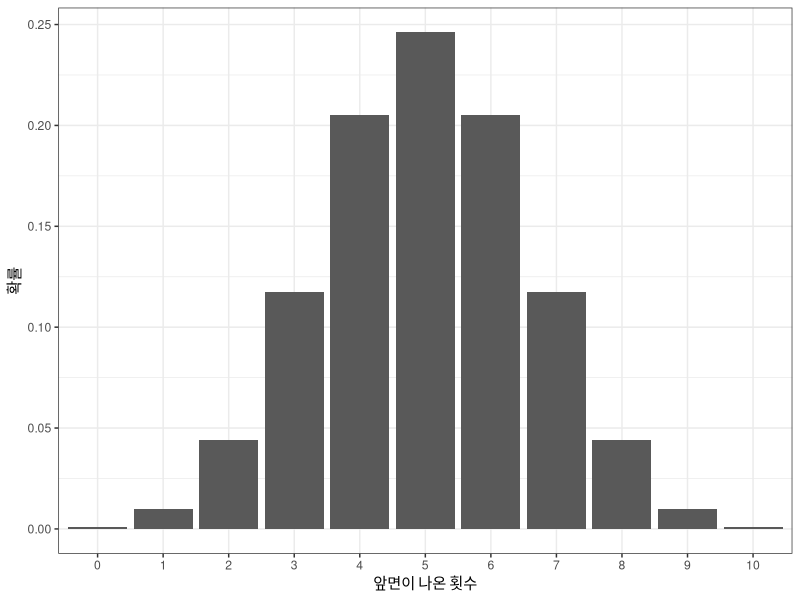
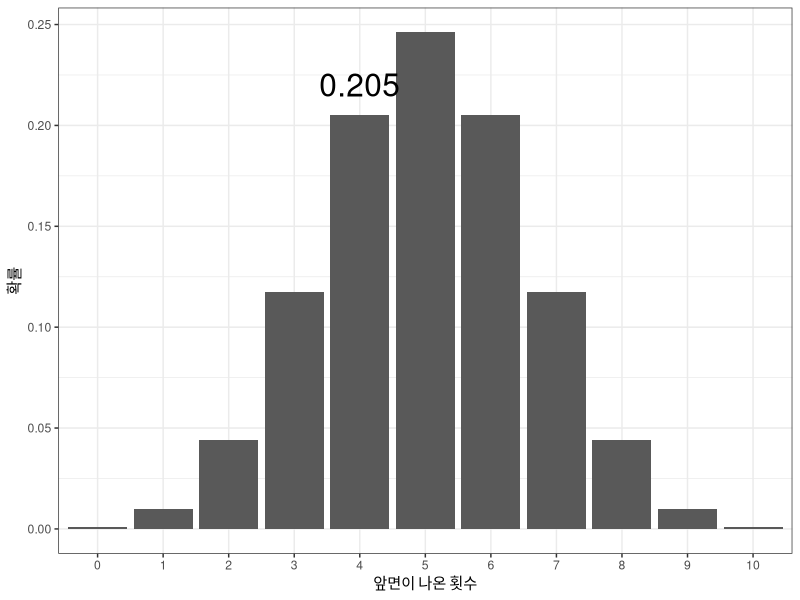
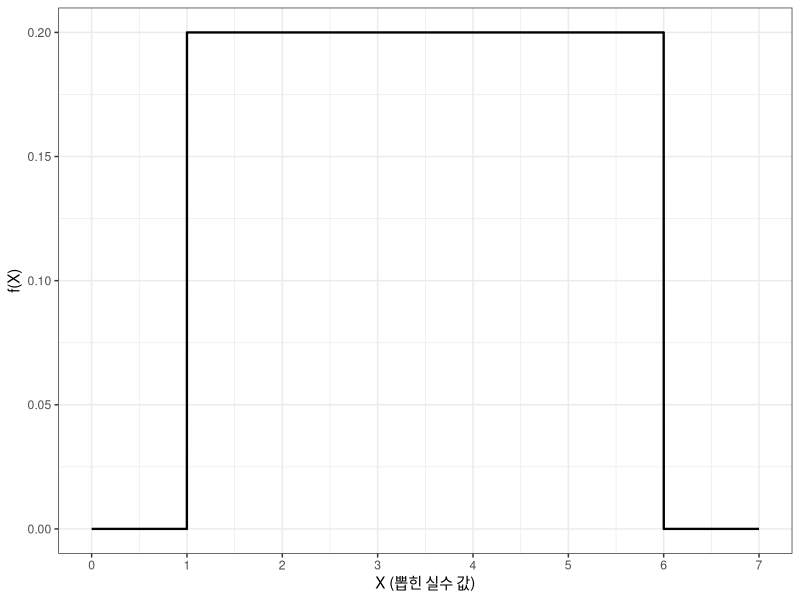
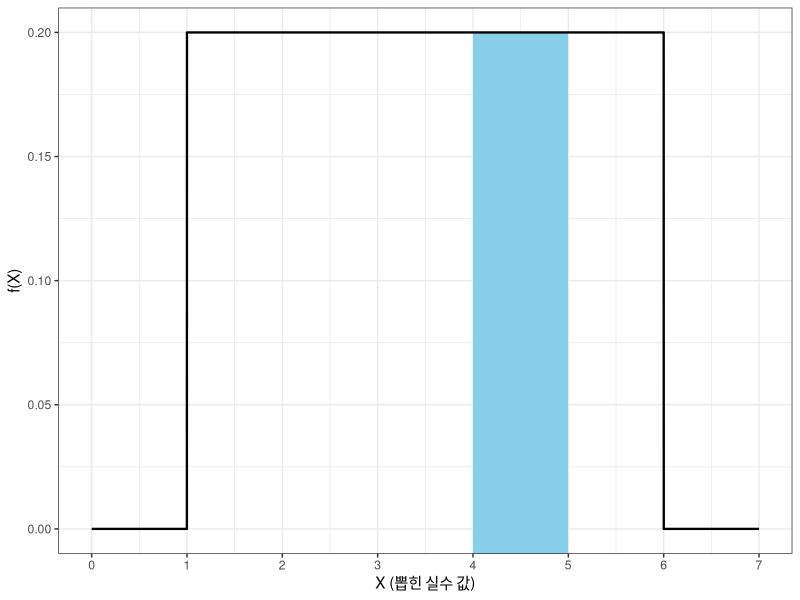
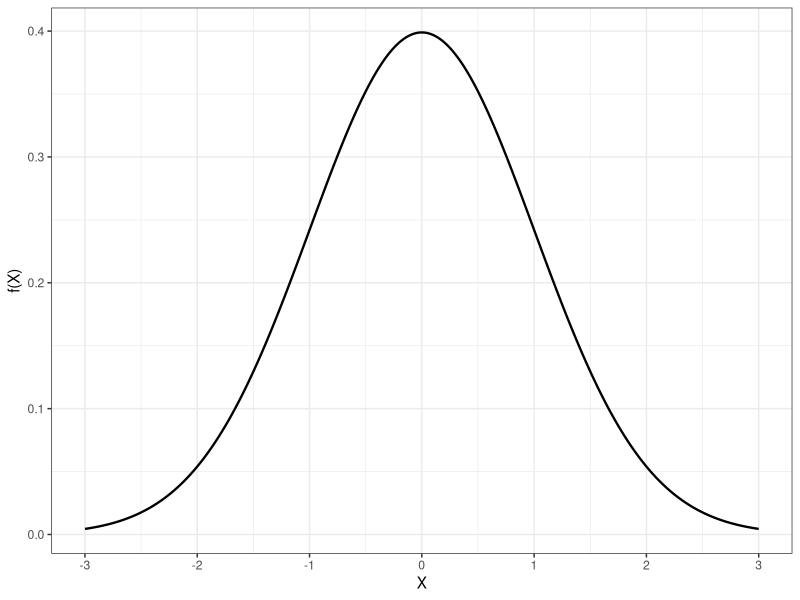
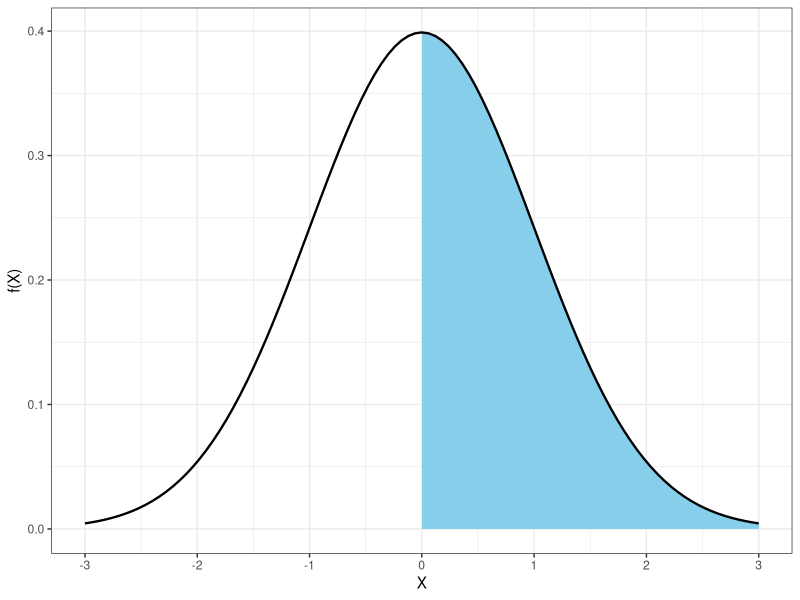
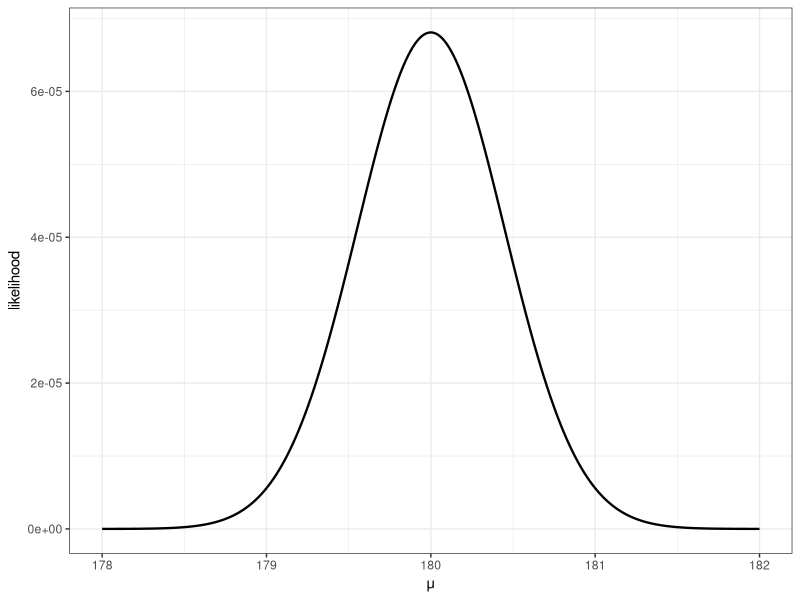

Generate these figures, in order, with R:
## ---- chunk 1
binomial_df <- data.frame(x = as.factor(0:10),
                          y = dbinom(0:10, 10, 1/2))

library(ggplot2)

ggplot(data = binomial_df, aes(x = x, y = y)) +
  geom_col() +
  labs(x = "앞면이 나온 횟수", y = "확률") +
  theme_bw()
## ---- chunk 2
ggplot(data = binomial_df, aes(x = x, y = y)) +
  geom_col() +
  labs(x = "앞면이 나온 횟수", y = "확률") +
  theme_bw() +
  annotate("text", x = 5, y = 0.22, label = "0.205", col = "black", size = 8)
## ---- chunk 3
x <- seq(0, 7, by = 0.001)
y <- dunif(x, 1, 6)
unif_df <- data.frame(x = x, y = y)

ggplot(data = unif_df, aes(x = x, y = y)) +
  geom_line(size = 0.8) +
  labs(x = "X (뽑힌 실수 값)", y = "f(X)") +
  scale_x_continuous(breaks = 0:7) +
  theme_bw()
## ---- chunk 4
ggplot(data = unif_df, aes(x = x, y = y)) +
  geom_rect(xmin = 4, xmax = 5, ymin = -Inf, ymax = 0.2, fill = "skyblue") +
  geom_line(size = 0.8) +
  labs(x = "X (뽑힌 실수 값)", y = "f(X)") +
  scale_x_continuous(breaks = 0:7) +
  theme_bw()
## ---- chunk 5
x <- seq(-3, 3, by = 0.02)
y <- dnorm(x, 0, 1)
norm_df <- data.frame(x = x, y = y)

ggplot(data = norm_df, aes(x = x, y = y)) +
  geom_line(size = 0.8) +
  theme_bw() +
  scale_x_continuous(breaks = -3:3) +
  labs(x = "X", y = "f(X)")
## ---- chunk 6
ggplot(data.frame(x = c(-3, 3)), aes(x)) +
  stat_function(fun = dnorm,
                xlim = c(0, 3),
                geom = "area",
                fill = "skyblue") +
    stat_function(fun = dnorm, size = 0.8) +
  theme_bw() +
  scale_x_continuous(breaks = -3:3) +
  labs(x = "X", y = "f(X)")
## ---- chunk 7
x <- seq(178, 182, by = 0.01)

likelihood <- function(mu) {
  dnorm(178, mu, 1) * dnorm(179, mu, 1) * dnorm(180, mu, 1) * dnorm(181, mu, 1) * dnorm(182, mu, 1)
}
y <- likelihood(x)

ggplot(data = data.frame(x = x, y = y), aes(x = x, y = y)) +
  geom_line(size = 0.8) +
  theme_bw() +
  labs(x = "μ", y = "likelihood")
